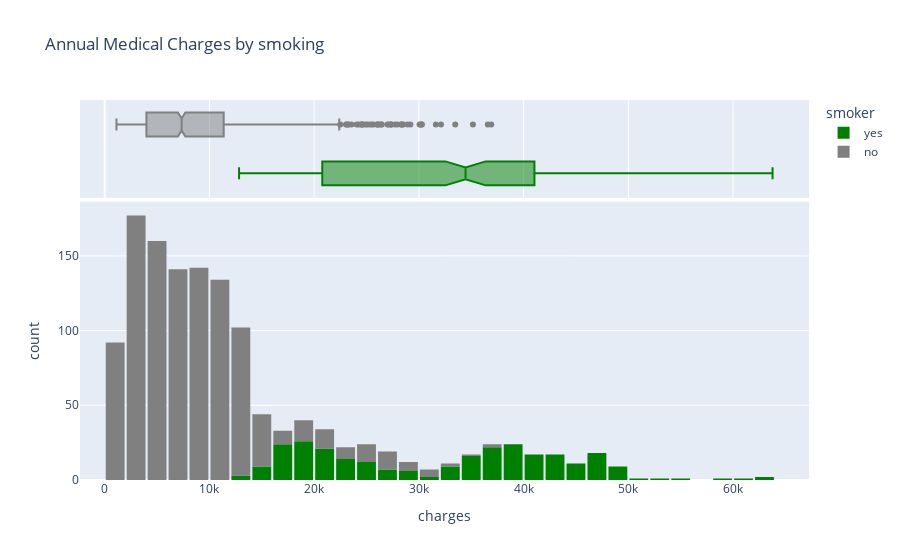

The code cell stored with this chart in its notebook:
### Code cell
fig=px.histogram(medical_df,x='charges',marginal='box',color='smoker',color_discrete_sequence=['green','grey'],title='Annual Medical Charges by smoking')
fig.update_layout(bargap=0.1)
fig.show()

### Figure 1 — Plotly figure (JSON) as saved in the notebook; plotly's stock layout.template omitted (floating-point values rounded to 4 significant figures; data arrays with more than 128 entries replaced by an {"elided": "..."} marker saying what was removed)
{"data": [{"alignmentgroup": "True", "bingroup": "x", "hovertemplate": "smoker=yes<br>charges=%{x}<br>count=%{y}<extra></extra>", "legendgroup": "yes", "marker": {"color": "green", "pattern": {"shape": ""}}, "name": "yes", "offsetgroup": "yes", "orientation": "v", "showlegend": true, "type": "histogram", "x": {"elided": "274 float values"}, "xaxis": "x", "yaxis": "y"}, {"alignmentgroup": "True", "hovertemplate": "smoker=yes<br>charges=%{x}<extra></extra>", "legendgroup": "yes", "marker": {"color": "green"}, "name": "yes", "notched": true, "offsetgroup": "yes", "showlegend": false, "type": "box", "x": {"elided": "274 float values"}, "xaxis": "x2", "yaxis": "y2"}, {"alignmentgroup": "True", "bingroup": "x", "hovertemplate": "smoker=no<br>charges=%{x}<br>count=%{y}<extra></extra>", "legendgroup": "no", "marker": {"color": "grey", "pattern": {"shape": ""}}, "name": "no", "offsetgroup": "no", "orientation": "v", "showlegend": true, "type": "histogram", "x": {"elided": "1064 float values"}, "xaxis": "x", "yaxis": "y"}, {"alignmentgroup": "True", "hovertemplate": "smoker=no<br>charges=%{x}<extra></extra>", "legendgroup": "no", "marker": {"color": "grey"}, "name": "no", "notched": true, "offsetgroup": "no", "showlegend": false, "type": "box", "x": {"elided": "1064 float values"}, "xaxis": "x2", "yaxis": "y2"}], "layout": {"bargap": 0.1, "barmode": "relative", "legend": {"title": {"text": "smoker"}, "tracegroupgap": 0}, "title": {"text": "Annual Medical Charges by smoking"}, "xaxis": {"anchor": "y", "domain": [0, 1], "title": {"text": "charges"}}, "xaxis2": {"anchor": "y2", "domain": [0, 1], "matches": "x", "showgrid": true, "showticklabels": false}, "yaxis": {"anchor": "x", "domain": [0, 0.7326], "title": {"text": "count"}}, "yaxis2": {"anchor": "x2", "domain": [0.7426, 1], "matches": "y2", "showgrid": false, "showline": false, "showticklabels": false, "ticks": ""}}}
